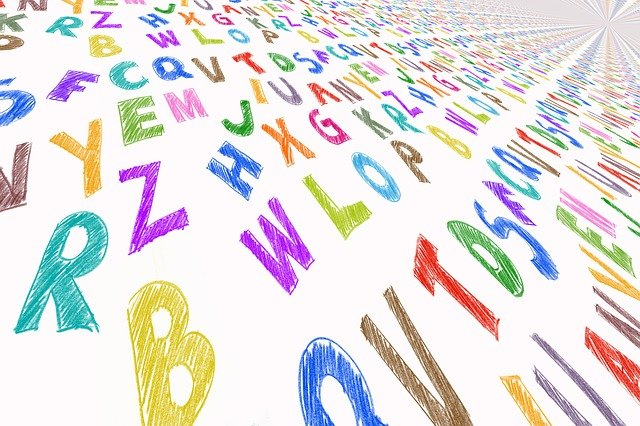
#> input picture 11.OpenCV/사진/letters.jpg, 640 x 426 px, found by its file name
$ jupyter execute --allow-errors '06_이미지_이진화.ipynb'
#> lines starting #> are read from the running program, lines starting #| are printed output that depends on the picture; after the words box and inside, x2 and y2 are one past the last pixel; in counts of white or black regions, pixels touching at a corner belong together
# 이미지 이진화 (Image Thesholding)

## 기본 임계 처리
- 이진화 : 영상을 흑/백으로 분류하여 처리하는 것
  - 기준이 되는 임계값을 어떻게 결정할 것인지가 중요한 문제!
  - 임계값보다 크면 백, 작으면 흑이 되는데,
    기본 임계처리는 사용자가 고정된 임계값을 결정하고 그 결과를 보여주는 단순한 형태

- 기본적으로 이미지의 segmenting의 가장 간단한 방법

- `cv2.threshold()`

  - Parameters
    - `src` : input image로 single-channel 이미지.(grayscale 이미지)

    - `thresh` : 임계값

    - `maxval` : 임계값을 넘었을 때 적용할 value

    - `type` : thresholding type

  <br>

  - thresholding type
    - `cv2.THRESH_BINARY`
      - src(x, y) > thresh 일 때, maxval

      - 그 외, 0

    - `cv2.THRESH_BINARY_INV`
      - src(x, y) > thresh 일 때, 0

      - 그 외, maxval

    - `cv2.THRESH_TRUNC`
      - src(x, y) > thresh 일 때, thresh

      - 그 외, src(x, y)

    - `cv2.THRESH_TOZERO`
      - src(x, y) > thresh 일 때, src(x, y)

      - 그 외, 0

    - `cv2.THRESH_TOZERO_INV`
      - src(x, y) > thresh 일 때, 0

      - 그 외, src(x, y)

* letters.jpg


  <sub>[이미지 출처] https://pixabay.com/illustrations/letters-school-learn-alphabet-abc-3704026/</sub>

[cell 1]
import numpy as np
import cv2
from google.colab.patches import cv2_imshow
from google.colab import files
import matplotlib.pyplot as plt

[cell 2]
up = files.upload()
#> the answer given: letters.jpg

[cell 3]
letter = cv2.imread('letters.jpg')[:,:,::-1]
img = cv2.imread('letters.jpg', 0)          # 0 : Gray Scale
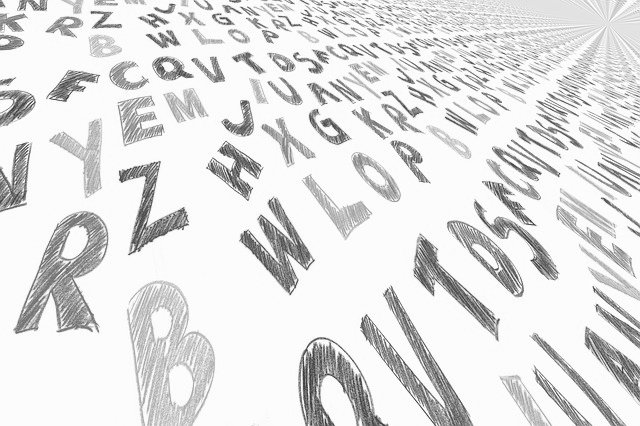
#> img: shape (426, 640); min 44, max 255, mean 224.9
plt.figure(figsize=(10,4))
plt.subplot(121), plt.imshow(letter)
plt.subplot(122), plt.imshow(img, cmap='gray')
plt.show()
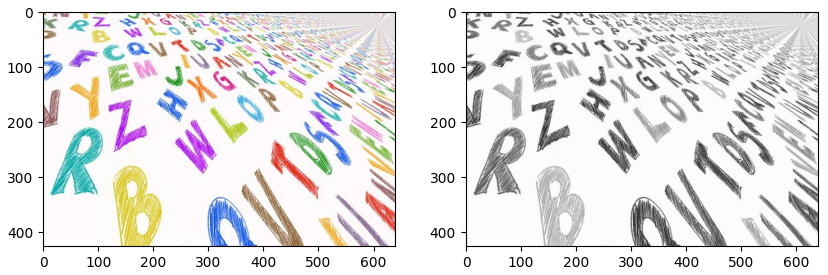
#> figure drawn by matplotlib, 2 panels

[cell 4]
_, th1 = cv2.threshold(img, 128, 255, cv2.THRESH_BINARY)
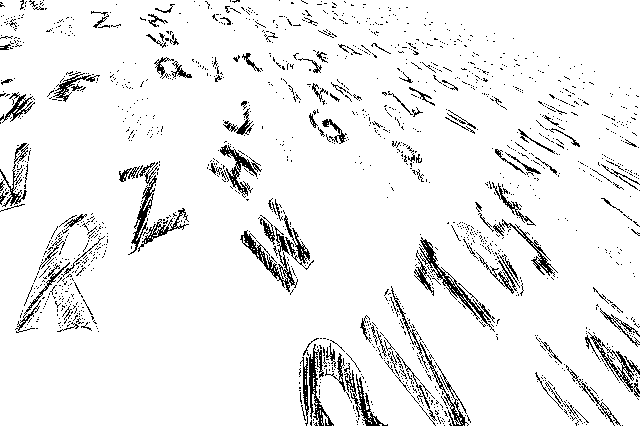
#> th1: shape (426, 640); 93.4% white; black in thin lines or dots
_, th2 = cv2.threshold(img, 128, 255, cv2.THRESH_BINARY_INV)
#> th2: shape (426, 640); 6.6% white in thin lines or dots
_, th3 = cv2.threshold(img, 128, 255, cv2.THRESH_TRUNC)
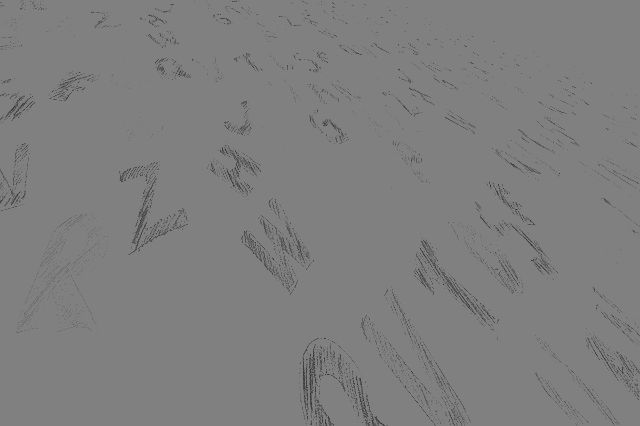
#> th3: shape (426, 640); min 44, max 128, mean 126.5
_, th4 = cv2.threshold(img, 128, 255, cv2.THRESH_TOZERO)
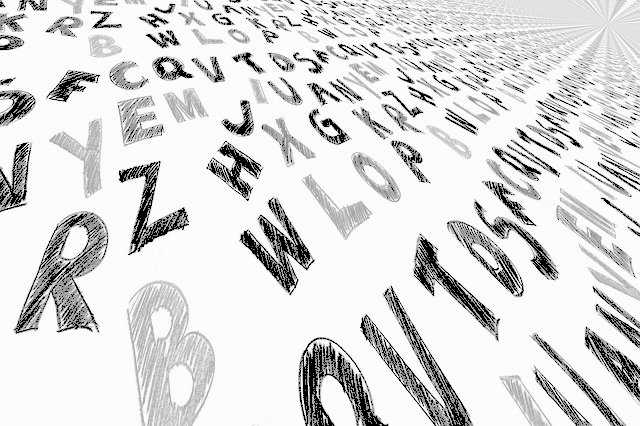
#> th4: shape (426, 640); min 0, max 255, mean 217.9
_, th5 = cv2.threshold(img, 128, 255, cv2.THRESH_BINARY_INV)

[cell 5]
titles = ['Original','BINARY','BINARY_INV','TRUNC','TOZERO','TOZERO_INV']
images = [img, th1, th2, th3, th4, th5]

[cell 6]
plt.figure(figsize=(14,7))
for i in range(len(titles)):
    plt.subplot(2,3,i+1)
    plt.imshow(images[i], cmap="gray")
    plt.title(titles[i])
    plt.xticks([]), plt.yticks([])

plt.show()

- 이미지
  - snow.jpg


  <sub>[이미지 출처] https://pixabay.com/illustrations/snowflake-snow-snowing-winter-cold-554635/</sub>

[cell 7]
up = files.upload()
#> the answer given: noise.jpg

- 시각화

[cell 8]
img = cv2.imread('snow.jpg', 0)          # 0 : Gray Scale
#> (the rest of this cell did not finish here and is left out)

[cell 9]
_, th1 = cv2.threshold(img, 128, 255, cv2.THRESH_BINARY)
_, th2 = cv2.threshold(img, 128, 255, cv2.THRESH_BINARY_INV)
_, th3 = cv2.threshold(img, 128, 255, cv2.THRESH_TRUNC)
_, th4 = cv2.threshold(img, 128, 255, cv2.THRESH_TOZERO)
_, th5 = cv2.threshold(img, 128, 255, cv2.THRESH_BINARY_INV)

[cell 10]
titles = ['Original','BINARY','BINARY_INV','TRUNC','TOZERO','TOZERO_INV']
images = [img, th1, th2, th3, th4, th5]

[cell 11]
plt.figure(figsize=(14,7))
#> (the rest of this cell did not finish here and is left out)

## 적응 임계처리

- 이전 단계에서는 임계값을 이미지 전체에 적용하여 처리하기 때문에
  하나의 이미지에 음영이 다르면 일부 영역이 모두 흰색 또는 검정색으로 보여지게 됨

- 이런 문제를 해결하기 위해서 이미지의 작은 영역별로 thresholding

- `cv2.adaptiveThreshold()`

  - Parameters
    - `src` : grayscale image

    - `maxValue` : 임계값

    - `adaptiveMethod` : thresholding value를 결정하는 계산 방법

    - `thresholdType` : threshold type

    - `blockSize` : thresholding을 적용할 영역 사이즈

    - `C` : 평균이나 가중평균에서 차감할 값

  <br>

  - Adaptive Method
    - `cv2.ADAPTIVE_THRESH_MEAN_C` : 주변영역의 평균값으로 결정

    - `cv2.ADAPTIVE_THRESH_GAUSSIAN_C` : 주변영역의 가우시안 값으로 결정

[cell 12]
_, th1 = cv2.threshold(img, 128, 255, cv2.THRESH_BINARY)
#> (the rest of this cell did not finish here and is left out)

- 시각화

[cell 13]
titles = ['Original', 'Global', 'Mean', 'Gaussian']
images = [img, th1, th2, th3]

[cell 14]
plt.figure(figsize=(12,8))
#> (the rest of this cell did not finish here and is left out)

## Otsu의 이진화
- `Otsu의 이진화`(Otsu’s Binarization)란 bimodal image에서 임계값을 자동으로 계산하는 것

- 임계값을 결정하는 가장 일반적인 방법은 trial and error 방식

- bimodal image (히스토그램으로 분석하면 2개의 peak가 있는 이미지)의 경우는 히스토그램에서 임계값을 어느정도 정확히 계산 가능

- `cv2.threshold()` 함수의 flag에 추가로 `cv2.THRESH_STSU` 를 적용.
  이때 임계값은 0으로 전달

- 이미지
  - noise.jpg


  <sub>[이미지 출처] https://pixabay.com/illustrations/star-grey-noise-banner-monochrome-1951963/</sub>

[cell 15]
up = files.upload()
#> the answer given: noise.jpg

[cell 16]
img = cv2.imread('noise.jpg', 0)
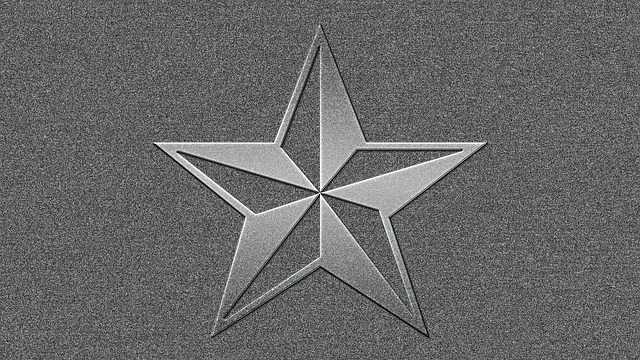
#> input picture 11.OpenCV/사진/noise.jpg, 640 x 360 px, found by its file name
#> img: shape (360, 640); min 0, max 255, mean 103.5
img.shape
#> Out = (360, 640)

[cell 17]
_, th1 = cv2.threshold(img, 128, 255, cv2.THRESH_BINARY)
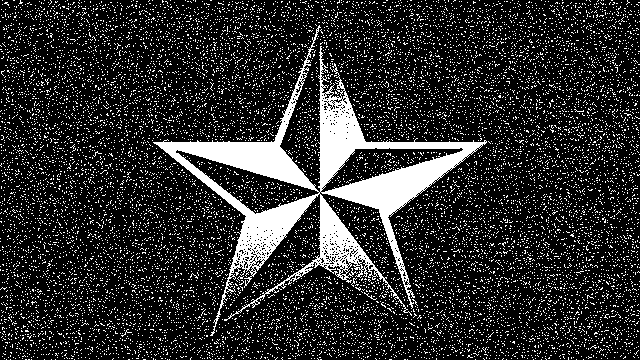
#> th1: shape (360, 640); 17.7% white; 13672 white regions (13671 under 20 px), largest, box (x1, y1, x2, y2) and area: (153, 25, 487, 336) 17979
_, th2 = cv2.threshold(img, 0, 255, cv2.THRESH_BINARY+ cv2.THRESH_OTSU)
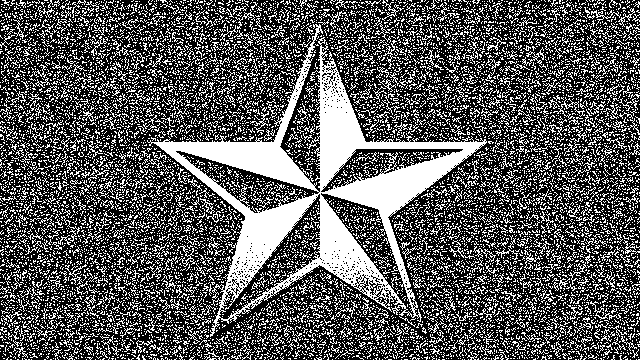
#> th2: shape (360, 640); 34.5% white; 11059 white regions (10524 under 20 px), largest, box (x1, y1, x2, y2) and area: (147, 24, 487, 337) 21895, (553, 97, 585, 125) 154, (522, 47, 544, 66) 111
blur = cv2.GaussianBlur(img, (5,5), 0)
_, th3 = cv2.threshold(blur, 0 ,255, cv2.THRESH_BINARY + cv2.THRESH_OTSU)
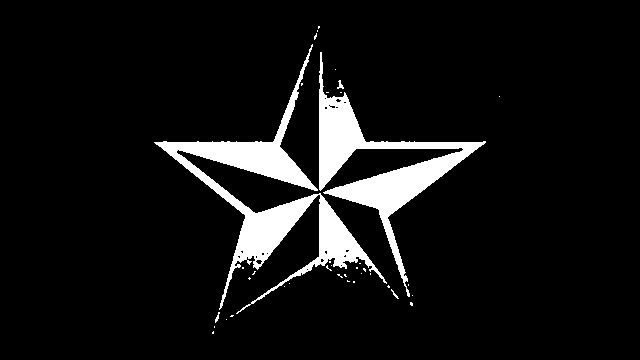
#> th3: shape (360, 640); 7.7% white; 38 white regions (33 under 20 px), largest, box (x1, y1, x2, y2) and area: (154, 44, 387, 314) 9749, (319, 52, 486, 297) 7818, (337, 80, 344, 89) 31, (215, 312, 220, 323) 24, (391, 289, 399, 299) 21

- 시각화

[cell 18]
images = [img, 0 , th1, img, 0, th2, blur, 0, th3]
titles = ['Original','Histogram','Global Thresholding',
          'Original','Histogram','Otsu\'s Thresholding',
          'Original filtered image','Histogram','Otsu\'s Thresholding']

[cell 19]
plt.figure(figsize=(14,10))
for i in range(3):
    plt.subplot(3, 3, i*3+1)
    plt.imshow(images[i*3], cmap='gray')
    plt.title(titles[i*3])
    plt.axis('off')

    plt.subplot(3, 3, i*3+2)
    plt.hist(images[i*3].ravel(), 256)
    plt.title(titles[i*3+1])
    plt.axis('off')

    plt.subplot(3, 3, i*3+3)
    plt.imshow(images[i*3+2], cmap='gray')
    plt.title(titles[i*3+2])
    plt.axis('off')

plt.show()
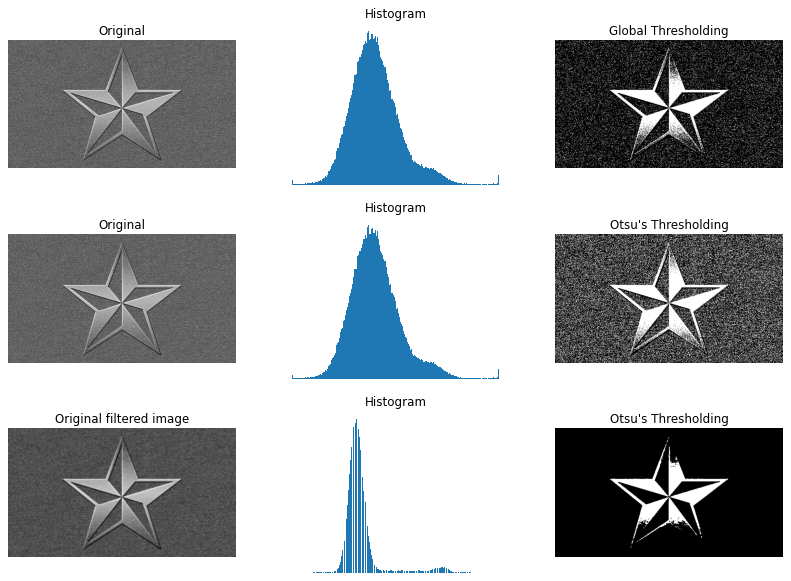
#> figure drawn by matplotlib, 9 panels
